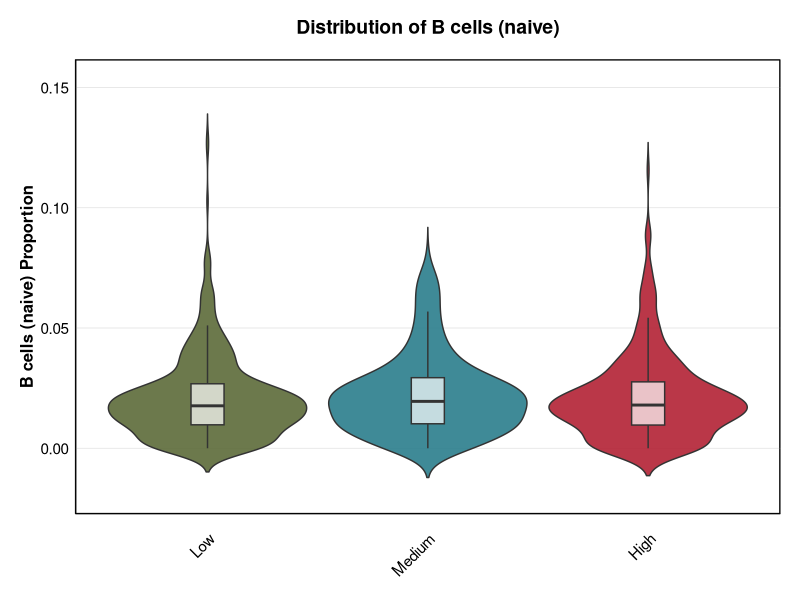
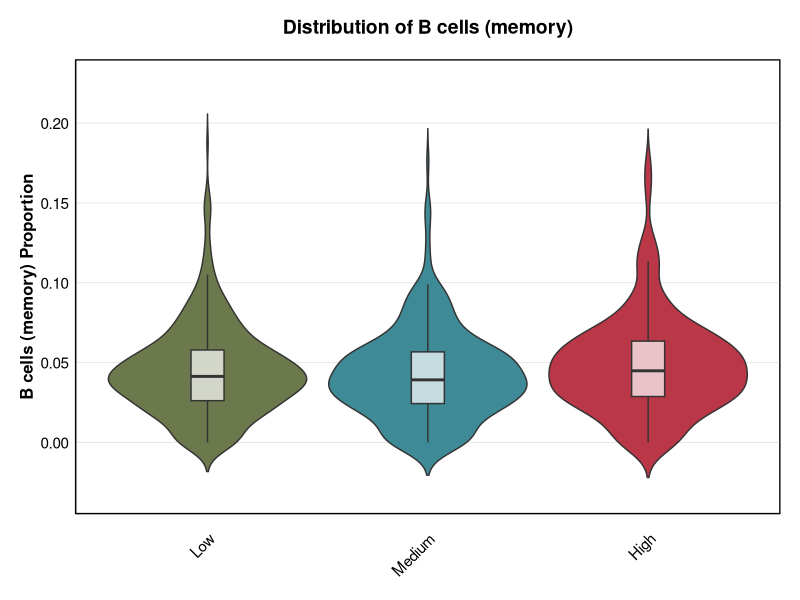
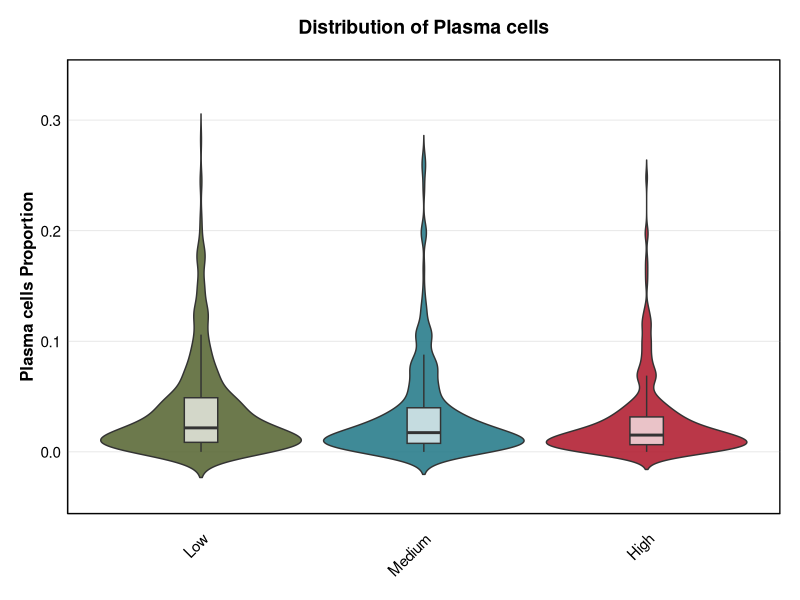
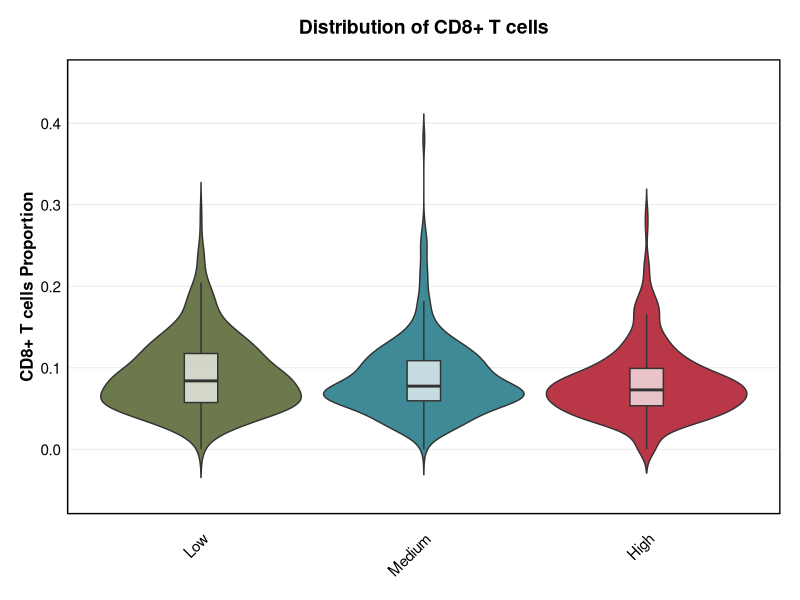
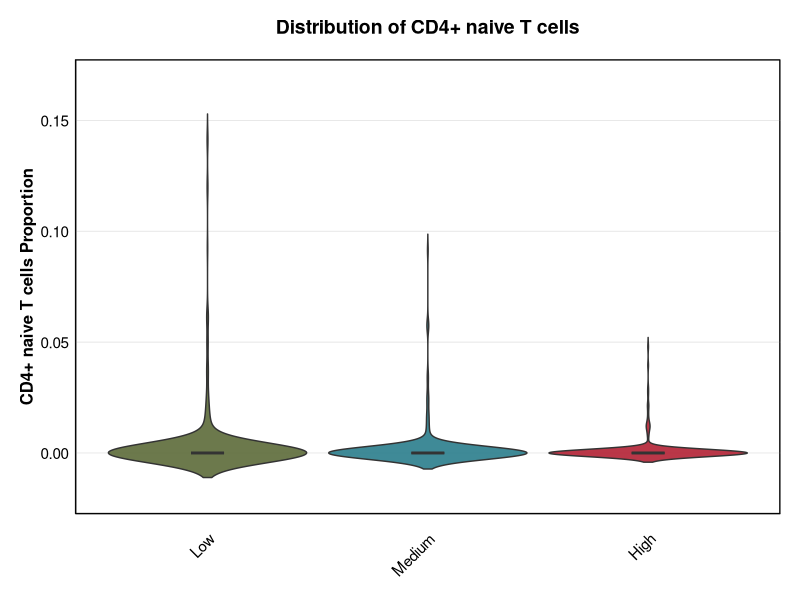
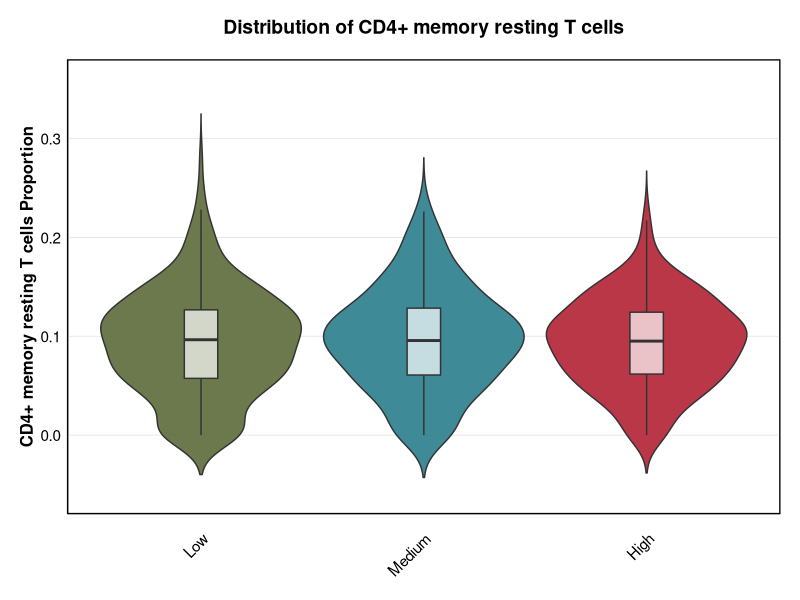
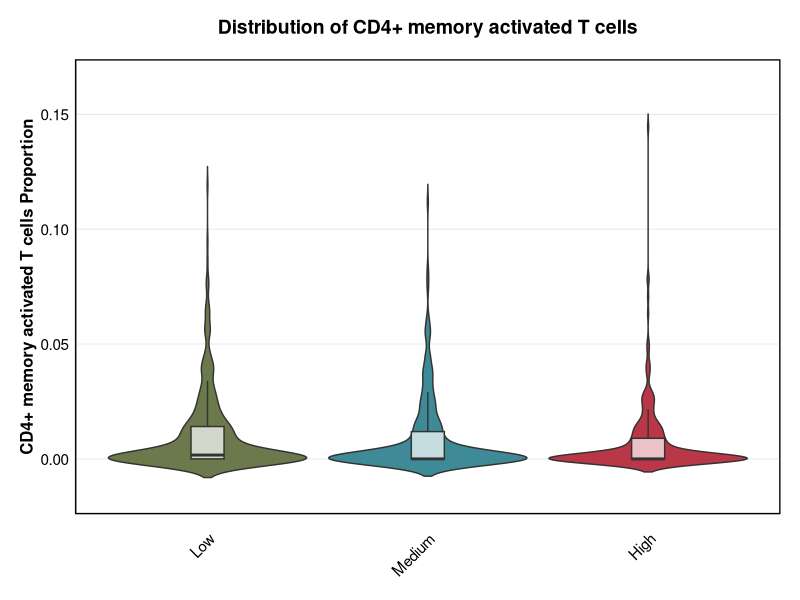
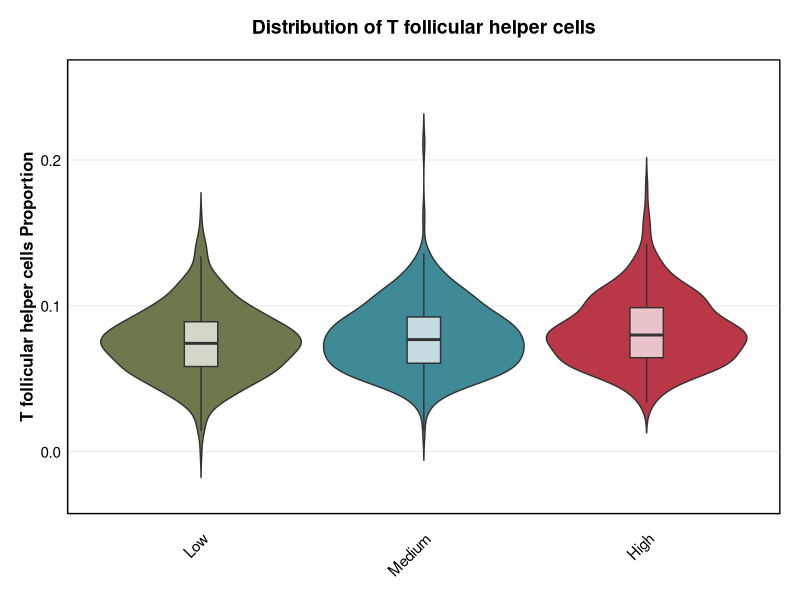

Write the R code that produced these figures, in order.
# Load required libraries
library(ggplot2)
library(dplyr)
library(tidyr)

# Read PR stratification data
pr_data <- read.delim("../PR_stratificationIDs.txt")

# Create three dataframes based on PR levels
PR_Low <- pr_data[pr_data$PR_Quartile %in% c("PR_low", "PR_negative"), ]
PR_Medium <- pr_data[pr_data$PR_Quartile == "PR_medium", ]
PR_High <- pr_data[pr_data$PR_Quartile == "PR_high", ]

# Read CIBERSORT results
cibersort_low <- read.delim("../CibersortResults_PR_Low .txt")
cibersort_mid <- read.delim("../CibersortResults_PRmid.txt")
cibersort_high <- read.delim("../CIBERSORTx_Results_PR_high.txt")

# Add PR category to each dataset
cibersort_low$PR_Category <- "Low"
cibersort_mid$PR_Category <- "Medium"
cibersort_high$PR_Category <- "High"

# Combine all datasets
cibersort_all <- bind_rows(cibersort_low, cibersort_mid, cibersort_high)

# Define all cell types with their proper labels
cell_type_labels <- c(
  # B cells
  "B.cells.naive" = "B cells (naive)",
  "B.cells.memory" = "B cells (memory)",
  "Plasma.cells" = "Plasma cells",
  
  # T cells
  "T.cells.CD8" = "CD8+ T cells",
  "T.cells.CD4.naive" = "CD4+ naive T cells",
  "T.cells.CD4.memory.resting" = "CD4+ memory resting T cells",
  "T.cells.CD4.memory.activated" = "CD4+ memory activated T cells",
  "T.cells.follicular.helper" = "T follicular helper cells",
  "T.cells.regulatory..Tregs." = "Regulatory T cells (Tregs)",
  "T.cells.gamma.delta" = "γδ T cells",
  
  # NK cells
  "NK.cells.resting" = "NK cells (resting)",
  "NK.cells.activated" = "NK cells (activated)",
  
  # Myeloid cells
  "Monocytes" = "Monocytes",
  "Macrophages.M0" = "Macrophages M0",
  "Macrophages.M1" = "Macrophages M1",
  "Macrophages.M2" = "Macrophages M2",
  "Dendritic.cells.resting" = "Dendritic cells (resting)",
  "Dendritic.cells.activated" = "Dendritic cells (activated)",
  
  # Other immune cells
  "Mast.cells.resting" = "Mast cells (resting)",
  "Mast.cells.activated" = "Mast cells (activated)",
  "Eosinophils" = "Eosinophils",
  "Neutrophils" = "Neutrophils"
)

cell_types <- names(cell_type_labels)

# Set PR_Category as factor with correct order
cibersort_all$PR_Category <- factor(cibersort_all$PR_Category, 
                                   levels = c("Low", "Medium", "High"))

# Create enhanced publication-ready theme
publication_theme <- theme_minimal() + theme(
  # Title styling
  plot.title = element_text(size = 14, face = "bold", hjust = 0.5, margin = margin(b = 15)),
  # Axis styling
  axis.title.y = element_text(size = 12, face = "bold"),
  axis.title.x = element_blank(),  # Remove x-axis title
  axis.text = element_text(size = 11, color = "black"),
  axis.text.x = element_text(angle = 45, hjust = 1, margin = margin(t = 10)),
  # Grid styling
  panel.grid.major.x = element_blank(),
  panel.grid.minor = element_blank(),
  # Border styling
  panel.border = element_rect(colour = "black", fill = NA, linewidth = 0.7),
  # Legend styling
  legend.title = element_text(size = 12, face = "bold"),
  legend.text = element_text(size = 11),
  legend.position = "none",  # Remove legend since it's redundant
  # Margins and background
  plot.margin = unit(c(0.5, 0.5, 0.5, 0.5), "cm"),
  panel.background = element_rect(fill = "white"),
  strip.background = element_rect(fill = "white"),
  strip.text = element_text(size = 12, face = "bold")
)

# Define color palette
pr_colors <- c(
  "Low" = "#5C6B39",    # Rich Olive Green
  "Medium" = "#2A7D8C", # Deep Teal
  "High" = "#B22234"    # Crimson Red
)

create_violin_plot <- function(data, x_var, y_var, fill_var = NULL, 
                             title = NULL, y_lab = NULL,
                             color_palette = NULL) {
  
  # Base plot
  p <- ggplot(data, aes_string(x = x_var, y = y_var))
  
  # Add fill aesthetic if provided
  if (!is.null(fill_var)) {
    p <- p + aes_string(fill = fill_var)
  }
  
  # Add violin layer
  p <- p + geom_violin(trim = FALSE, 
                      alpha = 0.9,
                      scale = "width", 
                      adjust = 1.2,
                      width = 0.9)
  
  # Add internal boxplot
  p <- p + geom_boxplot(width = 0.15,
                       alpha = 0.7,
                       outlier.shape = NA,
                       fill = "white",
                       color = "gray20")
  
  # Add custom color palette if provided
  if (!is.null(color_palette)) {
    p <- p + scale_fill_manual(values = color_palette)
  }
  
  # Add labels
  p <- p + labs(title = title,
                y = y_lab)
  
  # Y-axis expansion
  p <- p + scale_y_continuous(expand = expansion(mult = c(0.1, 0.15)))
  
  # Apply publication theme with additional styling
  p <- p + publication_theme + 
    theme(
      panel.grid.major.y = element_line(color = "gray90", linewidth = 0.3),
      panel.grid.major.x = element_blank(),
      axis.line = element_line(color = "black", linewidth = 0.3)
    )
  
  return(p)
}

# Create directory for plots if it doesn't exist
dir.create("plots", showWarnings = FALSE)

# Generate violin plots for each cell type using the new function
for (cell_type in cell_types) {
  # Create plot title and get proper cell type label
  plot_title <- paste("Distribution of", cell_type_labels[cell_type])
  
  # Create plot using the new function
  p <- create_violin_plot(
    data = cibersort_all,
    x_var = "PR_Category",
    y_var = cell_type,
    fill_var = "PR_Category",
    title = plot_title,
    y_lab = paste(cell_type_labels[cell_type], "Proportion"),
    color_palette = pr_colors
  )
  
  # Save plot
  ggsave(
    filename = file.path("plots", paste0(cell_type, "_violin.pdf")),
    plot = p,
    width = 8,
    height = 7,
    units = "in",
    dpi = 300
  )
}

# Create a summary statistics table
summary_stats <- cibersort_all %>%
  group_by(PR_Category) %>%
  summarise(across(all_of(cell_types), 
                  list(
                    mean = ~mean(., na.rm = TRUE),
                    sd = ~sd(., na.rm = TRUE),
                    median = ~median(., na.rm = TRUE)
                  ))) %>%
  ungroup()

# Save summary statistics
write.csv(summary_stats, "plots/summary_statistics.csv", row.names = FALSE)



